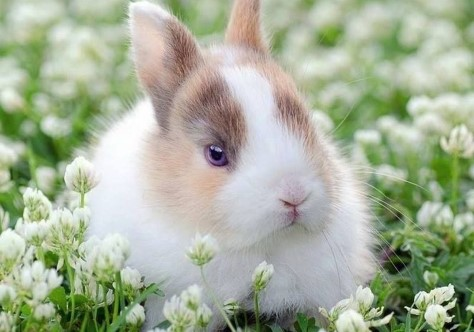
#> input picture Tugas4/k.jpg, 474 x 332 px
$ python UnsharpMasking,LaplacianDomainFrekuensi,SelectiveFiltering.py
#> lines starting #> are read from the running program, lines starting #| are printed output that depends on the picture
import numpy as np
import cv2
from matplotlib import pyplot as plt

def unsharp_masking(img, alpha, kernel_size):
    blur = cv2.GaussianBlur(img, (kernel_size, kernel_size), 0)
    mask = cv2.addWeighted(img, 1+alpha, blur, -alpha, 0)
    return mask

def laplacian_filter(rows, cols):
    laplacian_kernel = np.zeros((rows, cols), np.uint8)
    laplacian_kernel[int(rows/2), int(cols/2)] = 4
    laplacian_kernel[int(rows/2), int(cols/2)-1] = -1
    laplacian_kernel[int(rows/2), int(cols/2)+1] = -1
    laplacian_kernel[int(rows/2)-1, int(cols/2)] = -1
    laplacian_kernel[int(rows/2)+1, int(cols/2)] = -1
    return laplacian_kernel

def selective_filtering(img, threshold, mask_size):
    mask = cv2.medianBlur(img, mask_size)
    diff = cv2.absdiff(img, mask)
    return cv2.threshold(diff, threshold, 255, cv2.THRESH_BINARY)[1]

# Baca gambar
img = cv2.imread('k.jpg', 0)
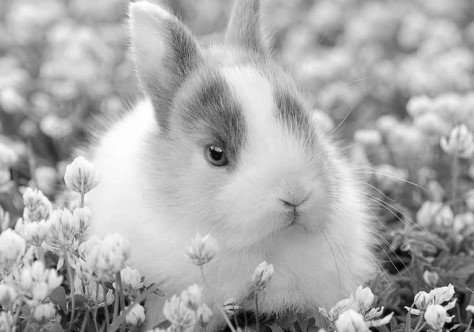
#> img: shape (332, 474); min 0, max 255, mean 170.5

# Lakukan transformasi Fourier
f = np.fft.fft2(img)
fshift = np.fft.fftshift(f)

# Buat Unsharp Masking
unsharp_mask = unsharp_masking(img, 1.5, 5)

# Buat Laplacian Domain Frekuensi
rows, cols = img.shape
#> rows = 332; cols = 474
laplacian_kernel = laplacian_filter(rows, cols)
fshift_laplacian = fshift * laplacian_kernel
img_back_laplacian = np.fft.ifft2(np.fft.ifftshift(fshift_laplacian))
img_back_laplacian = np.abs(img_back_laplacian)
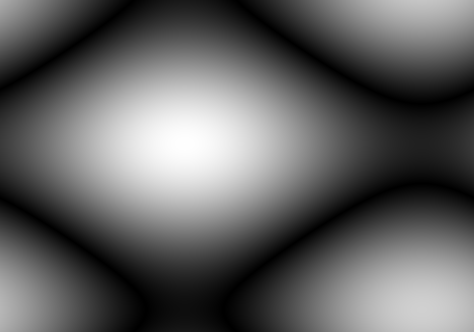
#> img_back_laplacian: shape (332, 474) float64; min 0.00945, max 7444.3, mean 2816.5; drawn with min black and max white

# Buat Selective Filtering
selective_filtered = selective_filtering(img, 20, 7)
#> in selective_filtering, `mask = cv2.medianBlur(img, mask_size)`:
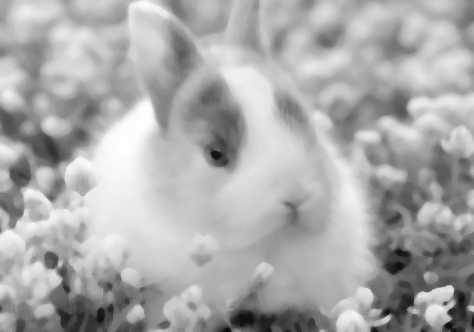
#> mask: shape (332, 474); min 11, max 254, mean 170.9
#> in selective_filtering, `diff = cv2.absdiff(img, mask)`:
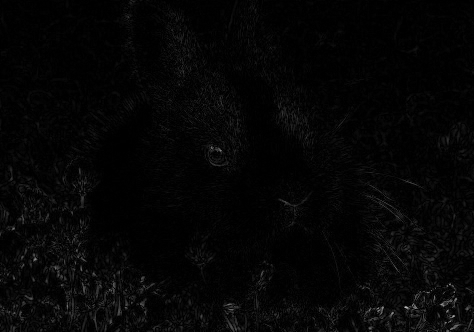
#> diff: shape (332, 474); min 0, max 186, mean 5.3
#> in selective_filtering, `return cv2.threshold(diff, threshold, 255, cv2.THRESH_BINARY)[1]`:
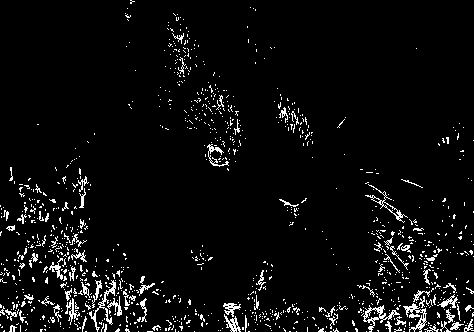
#> returned value: shape (332, 474); 4.9% white in thin lines or dots

# Tampilkan gambar hasil
plt.subplot(221),plt.imshow(img, cmap = 'gray')
plt.title('Gambar Asli'), plt.xticks([]), plt.yticks([])
plt.subplot(222),plt.imshow(unsharp_mask, cmap = 'gray')
plt.title('Unsharp Masking'), plt.xticks([]), plt.yticks([])
plt.subplot(223),plt.imshow(img_back_laplacian, cmap = 'gray')
plt.title('Laplacian Domain Frekuensi'), plt.xticks([]), plt.yticks([])
plt.subplot(224),plt.imshow(selective_filtered, cmap = 'gray')
plt.title('Selective Filtering'), plt.xticks([]), plt.yticks([])
plt.show()
